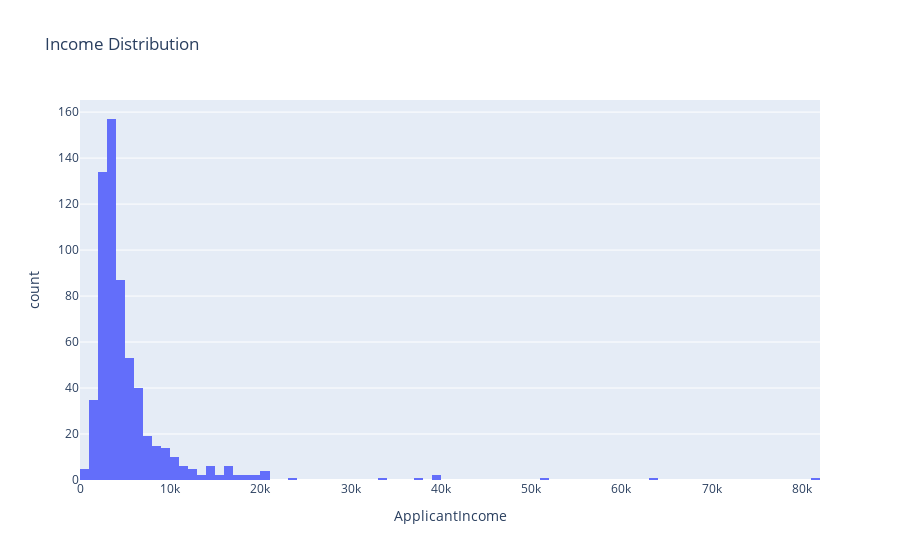

The cell this chart's notebook holds for it:
### Code cell
fig_applicant_income=px.histogram(df,x='ApplicantIncome',title='Income Distribution')
fig_applicant_income.show()

### Figure 1 — Plotly figure (JSON) as saved in the notebook; plotly's stock layout.template omitted (floating-point values rounded to 4 significant figures; data arrays with more than 128 entries replaced by an {"elided": "..."} marker saying what was removed)
{"data": [{"alignmentgroup": "True", "bingroup": "x", "hovertemplate": "ApplicantIncome=%{x}<br>count=%{y}<extra></extra>", "legendgroup": "", "marker": {"color": "#636efa", "pattern": {"shape": ""}}, "name": "", "offsetgroup": "", "orientation": "v", "showlegend": false, "type": "histogram", "x": {"elided": "614 int values"}, "xaxis": "x", "yaxis": "y"}], "layout": {"barmode": "relative", "legend": {"tracegroupgap": 0}, "title": {"text": "Income Distribution"}, "xaxis": {"anchor": "y", "domain": [0, 1], "title": {"text": "ApplicantIncome"}}, "yaxis": {"anchor": "x", "domain": [0, 1], "title": {"text": "count"}}}}
